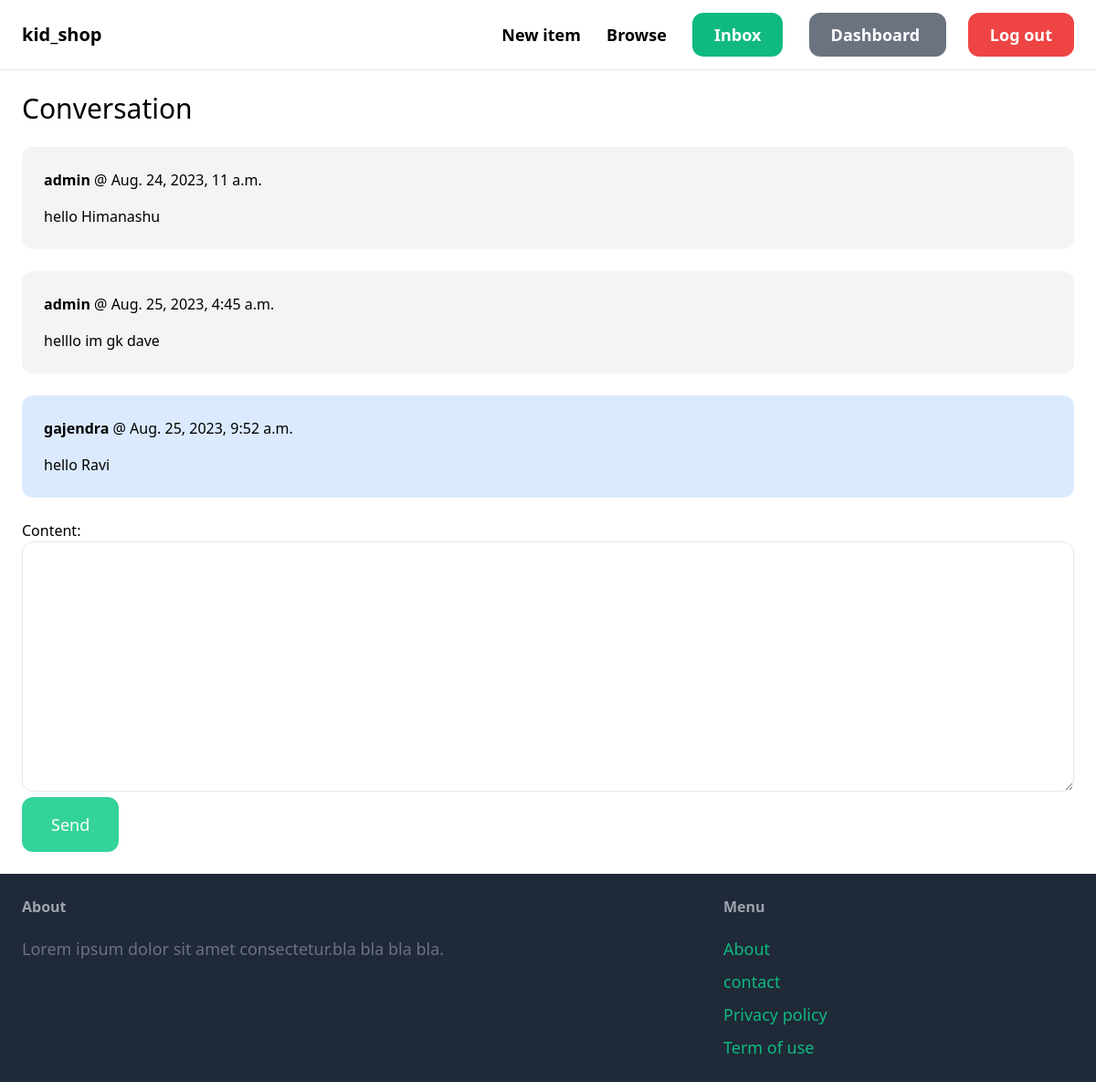
The app's page /inbox/8/ (signed in) with its own data.
### conversation/models.py (models this page shows)
class ConversationMessage(models.Model):
    conversation = models.ForeignKey(Conversation,related_name='messages',on_delete=models.CASCADE)
    content = models.TextField()
    created_at = models.DateTimeField(auto_now_add=True)
    created_by = models.ForeignKey(User,related_name='created_messages',on_delete=models.CASCADE)

### conversation/views.py (the view)
# urls.py: path('<int:pk>/',views.detail, name='detail'),
@login_required
def detail(request,pk):
    conversation = Conversation.objects.filter(members__in=[request.user.id]).get(pk=pk)
    if request.method == 'POST':
        form = ConversationMessageForm(request.POST)
        if form.is_valid():
            conversation_message = form.save(commit=False)
            conversation_message.conversation = conversation
            conversation_message.created_by = request.user
            conversation_message.save()
            conversation.save()
            return redirect('conversation:detail',pk=pk)
    else:
        form = ConversationMessageForm()
    return render(request,'conversation/detail.html',{
        'conversation':conversation,
        'form':form
    })

### conversation/forms.py
class ConversationMessageForm(forms.ModelForm):
    class Meta:
        model = ConversationMessage
        fields = ('content',)
        widgets = {
            'content': forms.Textarea(attrs={
                'class': 'w-full py-4 px-6 rounded-xl border'
            })
        }

### conversation/templates/conversation/detail.html (shortened to what this page needs)
{% extends 'core/base.html' %}
{% block content %}
<h1 class="mb-6 text-3xl">
    Conversation
</h1>
<div class="space-y-6">
    {% for message in conversation.messages.all  %}
        <div class="p-6 flex {% if message.created_by == request.user %}bg-blue-100  {% else %} bg-gray-100 {% endif %}rounded-xl">
           <div>
                <p class="mb-4">
                    <strong>{{ message.created_by.username }}</strong> @ {{ message.created_at }}
                </p>
                <p>{{ message.content }}</p>
           </div>
        </div>
    {% endfor %}
</div>
<form action="." method="post" class="mt-6">
    {{form.as_p}}
    <button class="py-4 px-8 text-lg bg-green-400 hover:bg-green-700 rounded-xl text-white">Send</button>
</form>
{% endblock content %}

### records on screen
ConversationMessage: created_by.username "admin", created_at "Aug. 24, 2023, 11 a.m.", content "hello Himanashu"
ConversationMessage: created_by.username "admin", created_at "Aug. 25, 2023, 4:45 a.m.", content "helllo im gk dave"
ConversationMessage: created_by.username "gajendra", created_at "Aug. 25, 2023, 9:52 a.m.", content "hello Ravi"
